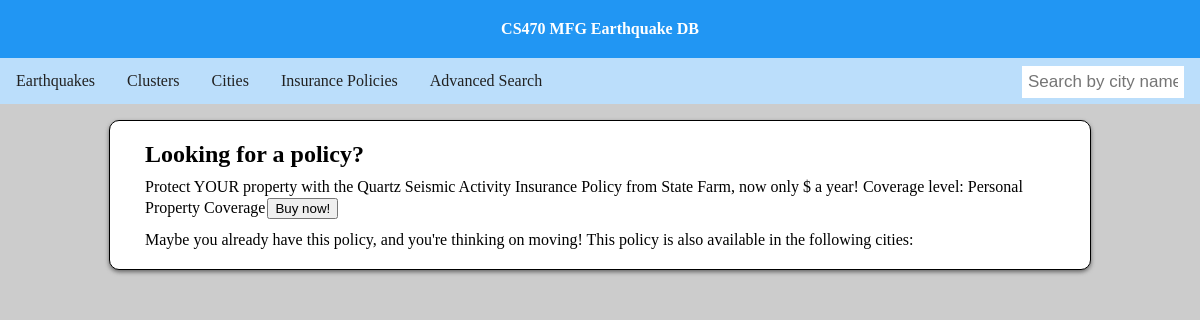
The app's page /policies.php?id=2 with its own data.
### tables this page shows
CREATE TABLE policy (
   id           INT NOT NULL auto_increment,
   policy_name  VARCHAR(50) NOT NULL,
   company_name VARCHAR(50) NOT NULL,
   premium      FLOAT DEFAULT NULL,
   type_id      INT NOT NULL,
 
   PRIMARY KEY(id),
   FOREIGN KEY(type_id) REFERENCES policy_type(id)
);

CREATE TABLE policy_type (
   id INT NOT NULL auto_increment,
   type_name VARCHAR(50),
   price_modifier FLOAT NOT NULL,
   
   PRIMARY KEY(id)
);

### public_html/policies.php (the view, shortened to what this page needs)
<?php
    if(isset($_GET[id]) && is_numeric($_GET[id])) {
        $query = "SELECT policy_name, company_name, premium, type_name FROM policy JOIN policy_type ON policy.type_id = policy_type.id WHERE policy.id = $_GET[id]";
        $result = mysqli_query($connection, $query);
        $result = mysqli_fetch_array($result);
        $content .= "<h2>Looking for a policy?</h2><p>Protect YOUR property with the $result[policy_name] Seismic Activity Insurance Policy from $result[company_name], now only \$$result[premium] a year! Coverage level: $result[type_name]<input type=\"button\" value=\"Buy now!\"></p>
        <p>Maybe you already have this policy, and you're thinking on moving! This policy is also available in the following cities:</p>
        <ul>";
        $content .= "</ul>";
    }
    include('includes/template.php');
    ?>

### public_html/css/main.css (style rules this page uses)
body { background: #ccc; margin: 0; padding: 0; }
#main h2, #main p, #main ul { margin: 10px 25px; }
input, select { margin: 2px; }

### records on screen
policy: policy_name "Quartz", company_name "State Farm", type.type_name "Personal Property Coverage"
